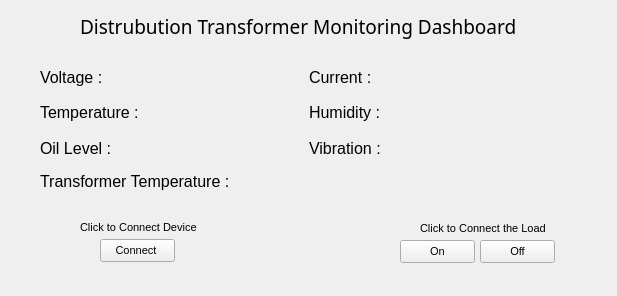
<?xml version="1.0" encoding="UTF-8"?>
<ui version="4.0">
 <class>dtf</class>
 <widget class="QWidget" name="dtf">
  <property name="windowModality">
   <enum>Qt::ApplicationModal</enum>
  </property>
  <property name="geometry">
   <rect>
    <x>0</x>
    <y>0</y>
    <width>617</width>
    <height>296</height>
   </rect>
  </property>
  <property name="minimumSize">
   <size>
    <width>617</width>
    <height>296</height>
   </size>
  </property>
  <property name="maximumSize">
   <size>
    <width>617</width>
    <height>296</height>
   </size>
  </property>
  <property name="windowTitle">
   <string>Dashboard</string>
  </property>
  <widget class="QLabel" name="MainHeadline">
   <property name="geometry">
    <rect>
     <x>80</x>
     <y>11</y>
     <width>471</width>
     <height>31</height>
    </rect>
   </property>
   <property name="font">
    <font>
     <family>MS Reference Sans Serif</family>
     <pointsize>14</pointsize>
     <weight>50</weight>
     <bold>false</bold>
    </font>
   </property>
   <property name="text">
    <string>Distrubution Transformer Monitoring Dashboard</string>
   </property>
  </widget>
  <widget class="QWidget" name="layoutWidget">
   <property name="geometry">
    <rect>
     <x>40</x>
     <y>62</y>
     <width>531</width>
     <height>101</height>
    </rect>
   </property>
   <layout class="QHBoxLayout" name="horizontalLayout_7">
    <item>
     <layout class="QVBoxLayout" name="verticalLayout_2">
      <item>
       <layout class="QHBoxLayout" name="horizontalLayout_5">
        <item>
         <widget class="QLabel" name="Voltag_head_2">
          <property name="font">
           <font>
            <pointsize>12</pointsize>
           </font>
          </property>
          <property name="text">
           <string>Voltage :</string>
          </property>
         </widget>
        </item>
        <item>
         <widget class="QLabel" name="voltage_label_2">
          <property name="font">
           <font>
            <pointsize>12</pointsize>
           </font>
          </property>
          <property name="text">
           <string/>
          </property>
         </widget>
        </item>
       </layout>
      </item>
      <item>
       <layout class="QHBoxLayout" name="horizontalLayout_6">
        <item>
         <widget class="QLabel" name="Temp_head">
          <property name="font">
           <font>
            <pointsize>12</pointsize>
           </font>
          </property>
          <property name="text">
           <string>Temperature :</string>
          </property>
         </widget>
        </item>
        <item>
         <widget class="QLabel" name="temp_label">
          <property name="font">
           <font>
            <pointsize>12</pointsize>
           </font>
          </property>
          <property name="text">
           <string/>
          </property>
         </widget>
        </item>
       </layout>
      </item>
      <item>
       <layout class="QHBoxLayout" name="horizontalLayout_8">
        <item>
         <widget class="QLabel" name="oil_head">
          <property name="font">
           <font>
            <pointsize>12</pointsize>
           </font>
          </property>
          <property name="text">
           <string>Oil Level :</string>
          </property>
         </widget>
        </item>
        <item>
         <widget class="QLabel" name="oil_lable">
          <property name="font">
           <font>
            <pointsize>12</pointsize>
           </font>
          </property>
          <property name="text">
           <string/>
          </property>
         </widget>
        </item>
       </layout>
      </item>
     </layout>
    </item>
    <item>
     <layout class="QVBoxLayout" name="verticalLayout">
      <item>
       <layout class="QHBoxLayout" name="horizontalLayout_3">
        <item>
         <widget class="QLabel" name="Current_head">
          <property name="font">
           <font>
            <pointsize>12</pointsize>
           </font>
          </property>
          <property name="text">
           <string>Current :</string>
          </property>
         </widget>
        </item>
        <item>
         <widget class="QLabel" name="Current_label">
          <property name="font">
           <font>
            <pointsize>12</pointsize>
           </font>
          </property>
          <property name="text">
           <string/>
          </property>
         </widget>
        </item>
       </layout>
      </item>
      <item>
       <layout class="QHBoxLayout" name="horizontalLayout_2">
        <item>
         <widget class="QLabel" name="Humi_head">
          <property name="font">
           <font>
            <pointsize>12</pointsize>
           </font>
          </property>
          <property name="text">
           <string>Humidity :</string>
          </property>
         </widget>
        </item>
        <item>
         <widget class="QLabel" name="humidity_label">
          <property name="font">
           <font>
            <pointsize>12</pointsize>
           </font>
          </property>
          <property name="text">
           <string/>
          </property>
         </widget>
        </item>
       </layout>
      </item>
      <item>
       <layout class="QHBoxLayout" name="horizontalLayout">
        <item>
         <widget class="QLabel" name="vibration_head">
          <property name="font">
           <font>
            <pointsize>12</pointsize>
           </font>
          </property>
          <property name="text">
           <string>Vibration :</string>
          </property>
         </widget>
        </item>
        <item>
         <widget class="QLabel" name="vibration_label">
          <property name="font">
           <font>
            <pointsize>12</pointsize>
           </font>
          </property>
          <property name="text">
           <string/>
          </property>
         </widget>
        </item>
       </layout>
      </item>
     </layout>
    </item>
   </layout>
  </widget>
  <widget class="QLabel" name="ClicktoConnect">
   <property name="geometry">
    <rect>
     <x>80</x>
     <y>219</y>
     <width>121</width>
     <height>16</height>
    </rect>
   </property>
   <property name="font">
    <font>
     <pointsize>8</pointsize>
    </font>
   </property>
   <property name="text">
    <string>Click to Connect Device</string>
   </property>
  </widget>
  <widget class="QPushButton" name="ConnectButton">
   <property name="geometry">
    <rect>
     <x>100</x>
     <y>239</y>
     <width>75</width>
     <height>23</height>
    </rect>
   </property>
   <property name="font">
    <font>
     <pointsize>8</pointsize>
    </font>
   </property>
   <property name="text">
    <string>Connect </string>
   </property>
  </widget>
  <widget class="QLabel" name="body_temp_label">
   <property name="geometry">
    <rect>
     <x>240</x>
     <y>170</y>
     <width>126</width>
     <height>23</height>
    </rect>
   </property>
   <property name="font">
    <font>
     <pointsize>12</pointsize>
    </font>
   </property>
   <property name="text">
    <string/>
   </property>
  </widget>
  <widget class="QLabel" name="body_temp_head">
   <property name="geometry">
    <rect>
     <x>40</x>
     <y>170</y>
     <width>201</width>
     <height>23</height>
    </rect>
   </property>
   <property name="font">
    <font>
     <pointsize>12</pointsize>
    </font>
   </property>
   <property name="text">
    <string>Transformer Temperature :</string>
   </property>
  </widget>
  <widget class="QLabel" name="load_heading">
   <property name="geometry">
    <rect>
     <x>420</x>
     <y>220</y>
     <width>131</width>
     <height>16</height>
    </rect>
   </property>
   <property name="font">
    <font>
     <pointsize>8</pointsize>
    </font>
   </property>
   <property name="text">
    <string>Click to Connect the Load</string>
   </property>
  </widget>
  <widget class="QPushButton" name="load_buttun_on">
   <property name="geometry">
    <rect>
     <x>400</x>
     <y>240</y>
     <width>75</width>
     <height>23</height>
    </rect>
   </property>
   <property name="font">
    <font>
     <pointsize>8</pointsize>
    </font>
   </property>
   <property name="text">
    <string>On</string>
   </property>
  </widget>
  <widget class="QPushButton" name="load_buttun_off">
   <property name="geometry">
    <rect>
     <x>480</x>
     <y>240</y>
     <width>75</width>
     <height>23</height>
    </rect>
   </property>
   <property name="font">
    <font>
     <pointsize>8</pointsize>
    </font>
   </property>
   <property name="text">
    <string>Off</string>
   </property>
  </widget>
 </widget>
 <resources/>
 <connections/>
</ui>
